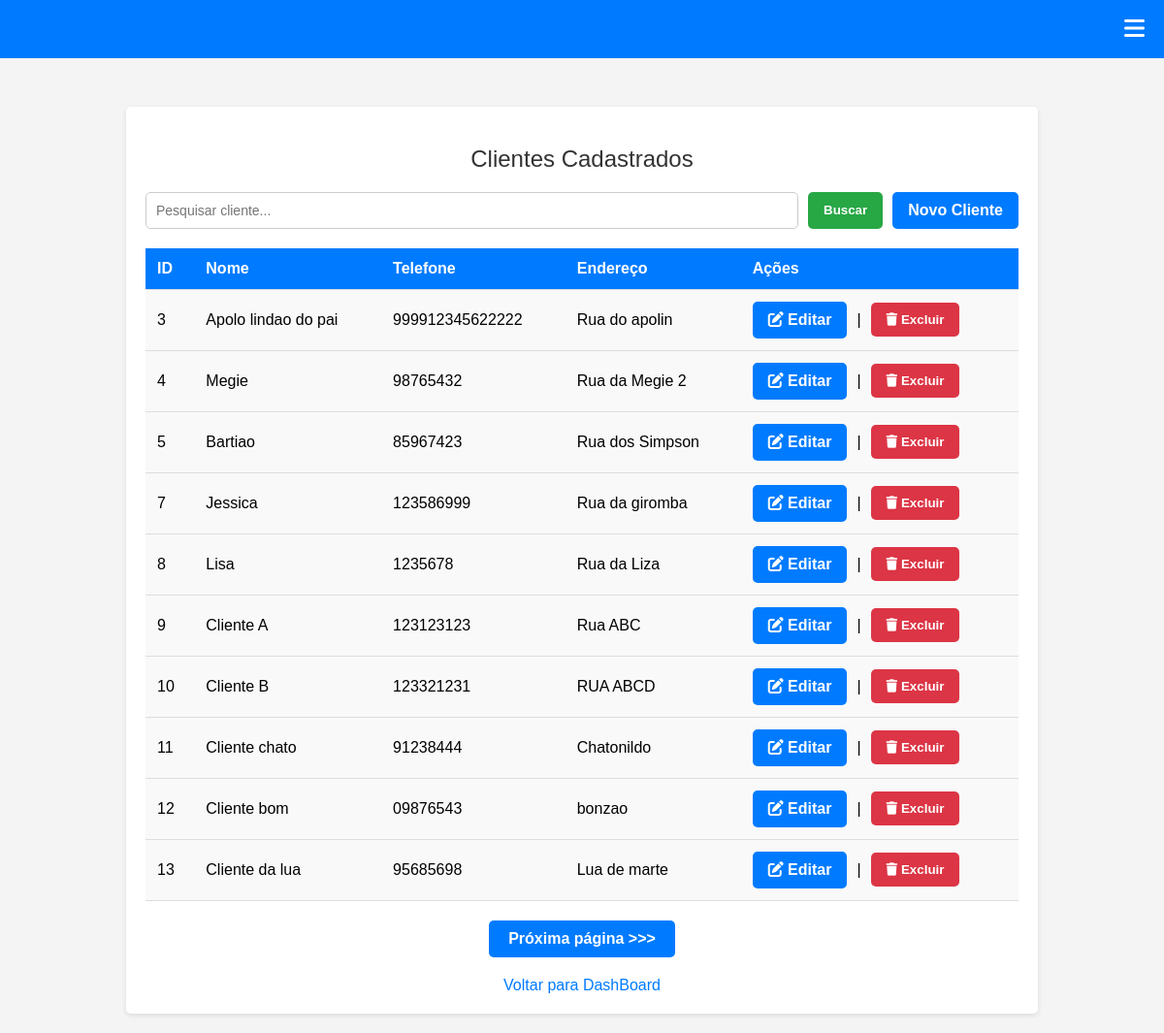
Before: /clientes (signed in) with the older database file.
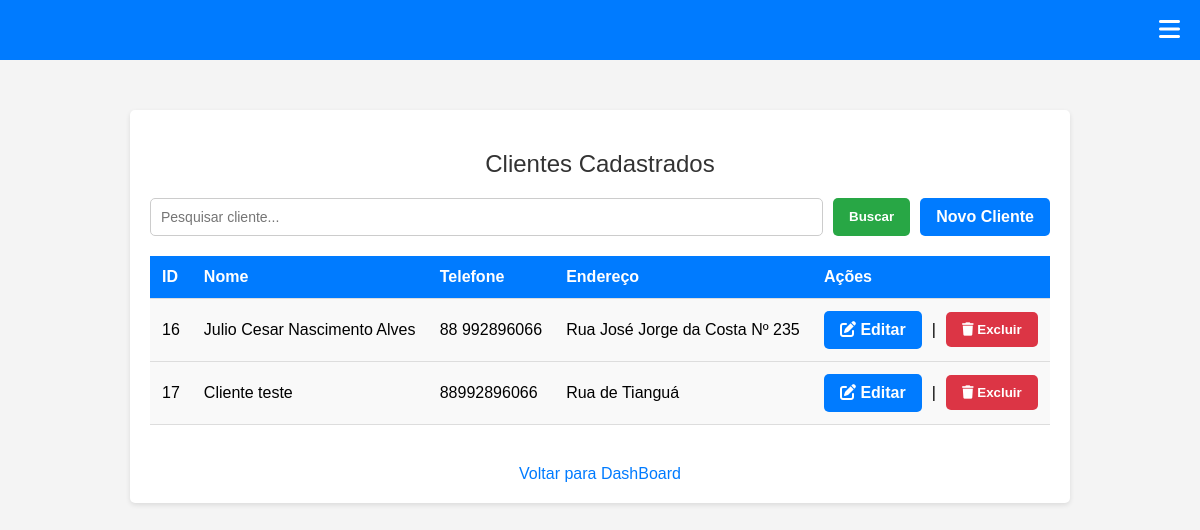
After: the same page with the newer database file.
### tables this page shows
CREATE TABLE clientes (
            id INTEGER PRIMARY KEY AUTOINCREMENT,
            nome TEXT NOT NULL,
            telefone TEXT,
            endereco TEXT
        );

### julio_tech.py (the view)
@app.route("/clientes", methods=["GET", "POST"])
def clientes():
    if "usuario" not in session:
        return redirect(url_for("index"))
    busca = request.args.get("busca", "")
    pagina = int(request.args.get("pagina", 1))
    registros_por_pagina = 10
    offset = (pagina - 1) * registros_por_pagina
    conn = conectar_bd()
    cursor = conn.cursor()
    if busca:
        cursor.execute("""
            SELECT * FROM clientes WHERE nome LIKE ? OR telefone LIKE ? OR endereco LIKE ?
            LIMIT ? OFFSET ?
        """, (f"%{busca}%", f"%{busca}%", f"%{busca}%", registros_por_pagina, offset))
    else:
        cursor.execute("""
            SELECT * FROM clientes LIMIT ? OFFSET ?
        """, (registros_por_pagina, offset))
    clientes = cursor.fetchall()
    if busca:
        cursor.execute("""
            SELECT COUNT(*) FROM clientes WHERE nome LIKE ? OR telefone LIKE ? OR endereco LIKE ?
        """, (f"%{busca}%", f"%{busca}%", f"%{busca}%"))
    else:
        cursor.execute("SELECT COUNT(*) FROM clientes")
    total_clientes = cursor.fetchone()[0]
    conn.close()
    total_paginas = (total_clientes + registros_por_pagina - 1) // registros_por_pagina
    return render_template(
        "clientes.html",
        clientes=clientes,
        pagina=pagina,
        total_paginas=total_paginas,
        busca=busca  # Passa o termo de busca para o template
    )

### julio_tech.py (called while the page is built)
def conectar_bd():
    return sqlite3.connect(DB_FILE)

### templates/clientes.html (shortened to what this page needs)
<!DOCTYPE html>
<html lang="pt-br">
<head>
    <link rel="stylesheet" href="https://cdnjs.cloudflare.com/ajax/libs/font-awesome/6.0.0-beta3/css/all.min.css">
</head>
<body>
    <nav>
        <div class="dropdown">
            <button>
                <i class="fas fa-bars"></i>
            </button>
        </div>
    </nav>
    <div class="container">
        <h2>Clientes Cadastrados</h2>
        <div class="form-container">
            <form method="GET" action="/clientes" style="flex: 1; display: flex; gap: 10px;">
                <input type="text" name="busca" placeholder="Pesquisar cliente..." value="{{ busca }}">
                <button type="submit" class="btn-search">Buscar</button>
            </form>
            <a href="/clientes/novo" class="btn">Novo Cliente</a>
    </div>
        <table>
            <thead>
                <tr>
                    <th>ID</th>
                    <th>Nome</th>
                    <th>Telefone</th>
                    <th>Endereço</th>
                    <th>Ações</th>
                </tr>
            </thead>
            <tbody>
                {% if clientes %}
                    {% for cliente in clientes %}
                        <tr>
                            <td>{{ cliente[0] }}</td>
                            <td>{{ cliente[1] }}</td>
                            <td>{{ cliente[2] }}</td>
                            <td>{{ cliente[3] }}</td>
                            <td>
                                <div style="display: flex; align-items: center; gap: 10px;"><a href="/clientes/editar/{{ cliente[0] }}" class="btn">
                                        <i class="fas fa-edit"></i> Editar
                                    </a>
                                    |
                                    <form method="POST" action="/clientes/excluir/{{ cliente[0] }}" style="margin: 0;">
                                        <button type="submit" class="btn btn-danger" onclick="return confirm('Tem certeza que deseja excluir este cliente?')">
                                            <i class="fas fa-trash"></i> Excluir
                                        </button>
                                    </form>
                                </div>
                            </td>
                        </tr>
                    {% endfor %}
                {% else %}
                    <tr>
                        <td colspan="5" style="text-align:center;">Nenhum cliente encontrado.</td>
                    </tr>
                {% endif %}
            </tbody>
        </table>
        <div class="pagination">
            {% if pagina < total_paginas %}
                <a href="/clientes?pagina={{ pagina + 1 }}&busca={{ busca }}" class="btn">Próxima página >>></a>
            {% endif %}
        </div>
        <a href="/dashboard" class="back-link">Voltar para DashBoard</a>
    </div>
</body>
</html>

Changed rows visible on the page:
removed clientes: id "3", nome "Apolo lindao do pai", telefone "999912345622222", endereco "Rua do apolin"
removed clientes: id "4", nome "Megie", telefone "98765432", endereco "Rua da Megie 2"
removed clientes: id "5", nome "Bartiao", telefone "85967423", endereco "Rua dos Simpson"
removed clientes: id "7", nome "Jessica", telefone "123586999", endereco "Rua da giromba"
removed clientes: id "8", nome "Lisa", telefone "1235678", endereco "Rua da Liza"
removed clientes: id "9", nome "Cliente A", telefone "123123123", endereco "Rua ABC"
removed clientes: id "10", nome "Cliente B", telefone "123321231", endereco "RUA ABCD"
removed clientes: id "11", nome "Cliente chato", telefone "91238444", endereco "Chatonildo"
removed clientes: id "12", nome "Cliente bom", telefone "09876543", endereco "bonzao"
removed clientes: id "13", nome "Cliente da lua", telefone "95685698", endereco "Lua de marte"
now on this page (row unchanged): clientes: id "16", nome "Julio Cesar Nascimento Alves", telefone "88 992896066", endereco "Rua José Jorge da Costa Nº 235"
added clientes: id "17", nome "Cliente teste", telefone "88992896066", endereco "Rua de Tianguá"
Other visible differences:
text no longer shown: "Próxima página >>>"
